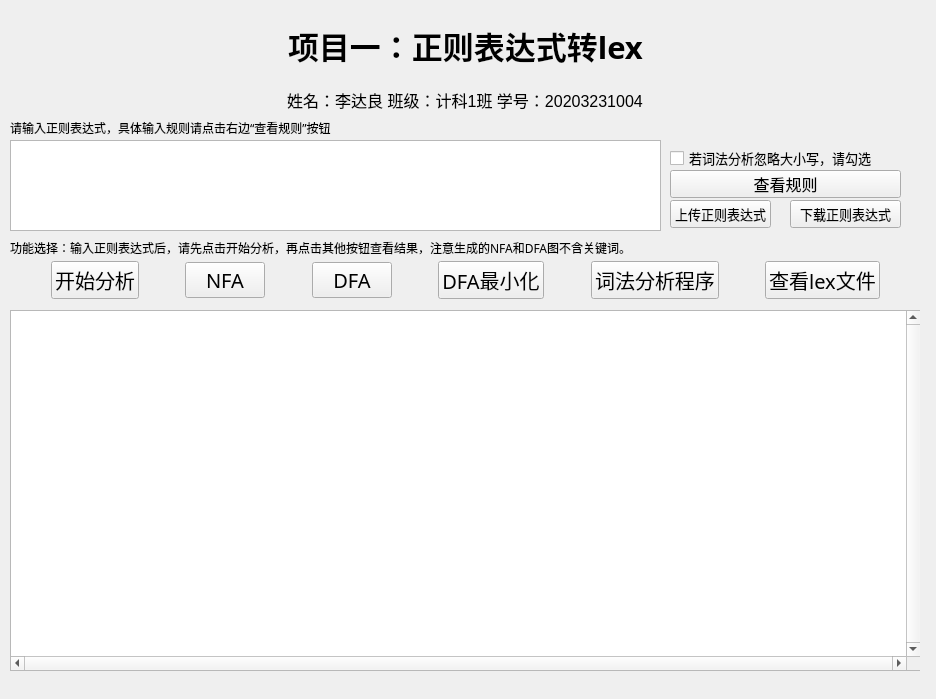
<?xml version="1.0" encoding="UTF-8"?>
<ui version="4.0">
 <class>Widget</class>
 <widget class="QWidget" name="Widget">
  <property name="geometry">
   <rect>
    <x>0</x>
    <y>0</y>
    <width>936</width>
    <height>699</height>
   </rect>
  </property>
  <property name="windowTitle">
   <string>项目1  author：李达良</string>
  </property>
  <widget class="QWidget" name="widget" native="true">
   <property name="geometry">
    <rect>
     <x>10</x>
     <y>10</y>
     <width>910</width>
     <height>661</height>
    </rect>
   </property>
   <property name="sizePolicy">
    <sizepolicy hsizetype="Preferred" vsizetype="Preferred">
     <horstretch>0</horstretch>
     <verstretch>0</verstretch>
    </sizepolicy>
   </property>
   <widget class="QWidget" name="widget_2" native="true">
    <property name="geometry">
     <rect>
      <x>0</x>
      <y>0</y>
      <width>911</width>
      <height>71</height>
     </rect>
    </property>
    <layout class="QHBoxLayout" name="horizontalLayout">
     <item>
      <spacer name="horizontalSpacer">
       <property name="orientation">
        <enum>Qt::Horizontal</enum>
       </property>
       <property name="sizeHint" stdset="0">
        <size>
         <width>226</width>
         <height>20</height>
        </size>
       </property>
      </spacer>
     </item>
     <item>
      <widget class="QLabel" name="label">
       <property name="font">
        <font>
         <family>微软雅黑</family>
         <pointsize>23</pointsize>
         <weight>75</weight>
         <bold>true</bold>
        </font>
       </property>
       <property name="text">
        <string>项目一：正则表达式转lex</string>
       </property>
      </widget>
     </item>
     <item>
      <spacer name="horizontalSpacer_2">
       <property name="orientation">
        <enum>Qt::Horizontal</enum>
       </property>
       <property name="sizeHint" stdset="0">
        <size>
         <width>225</width>
         <height>20</height>
        </size>
       </property>
      </spacer>
     </item>
    </layout>
   </widget>
   <widget class="QPlainTextEdit" name="plainTextEdit">
    <property name="geometry">
     <rect>
      <x>0</x>
      <y>300</y>
      <width>911</width>
      <height>361</height>
     </rect>
    </property>
    <property name="verticalScrollBarPolicy">
     <enum>Qt::ScrollBarAlwaysOn</enum>
    </property>
    <property name="horizontalScrollBarPolicy">
     <enum>Qt::ScrollBarAlwaysOn</enum>
    </property>
    <property name="sizeAdjustPolicy">
     <enum>QAbstractScrollArea::AdjustToContents</enum>
    </property>
    <property name="documentTitle">
     <string/>
    </property>
    <property name="readOnly">
     <bool>true</bool>
    </property>
    <property name="placeholderText">
     <string>此处将会显示结果</string>
    </property>
   </widget>
   <widget class="QWidget" name="widget_3" native="true">
    <property name="geometry">
     <rect>
      <x>0</x>
      <y>240</y>
      <width>911</width>
      <height>61</height>
     </rect>
    </property>
    <layout class="QHBoxLayout" name="horizontalLayout_2">
     <item>
      <spacer name="horizontalSpacer_3">
       <property name="orientation">
        <enum>Qt::Horizontal</enum>
       </property>
       <property name="sizeHint" stdset="0">
        <size>
         <width>148</width>
         <height>20</height>
        </size>
       </property>
      </spacer>
     </item>
     <item>
      <widget class="QPushButton" name="pushButton">
       <property name="font">
        <font>
         <family>微软雅黑</family>
         <pointsize>15</pointsize>
        </font>
       </property>
       <property name="text">
        <string>开始分析</string>
       </property>
      </widget>
     </item>
     <item>
      <spacer name="horizontalSpacer_4">
       <property name="orientation">
        <enum>Qt::Horizontal</enum>
       </property>
       <property name="sizeHint" stdset="0">
        <size>
         <width>148</width>
         <height>20</height>
        </size>
       </property>
      </spacer>
     </item>
     <item>
      <widget class="QPushButton" name="pushButton_4">
       <property name="font">
        <font>
         <family>微软雅黑</family>
         <pointsize>15</pointsize>
        </font>
       </property>
       <property name="text">
        <string>NFA</string>
       </property>
      </widget>
     </item>
     <item>
      <spacer name="horizontalSpacer_9">
       <property name="orientation">
        <enum>Qt::Horizontal</enum>
       </property>
       <property name="sizeHint" stdset="0">
        <size>
         <width>148</width>
         <height>20</height>
        </size>
       </property>
      </spacer>
     </item>
     <item>
      <widget class="QPushButton" name="pushButton_3">
       <property name="font">
        <font>
         <family>微软雅黑</family>
         <pointsize>15</pointsize>
        </font>
       </property>
       <property name="text">
        <string>DFA</string>
       </property>
      </widget>
     </item>
     <item>
      <spacer name="horizontalSpacer_8">
       <property name="orientation">
        <enum>Qt::Horizontal</enum>
       </property>
       <property name="sizeHint" stdset="0">
        <size>
         <width>148</width>
         <height>20</height>
        </size>
       </property>
      </spacer>
     </item>
     <item>
      <widget class="QPushButton" name="pushButton_5">
       <property name="font">
        <font>
         <family>微软雅黑</family>
         <pointsize>15</pointsize>
        </font>
       </property>
       <property name="text">
        <string>DFA最小化</string>
       </property>
      </widget>
     </item>
     <item>
      <spacer name="horizontalSpacer_10">
       <property name="orientation">
        <enum>Qt::Horizontal</enum>
       </property>
       <property name="sizeHint" stdset="0">
        <size>
         <width>148</width>
         <height>20</height>
        </size>
       </property>
      </spacer>
     </item>
     <item>
      <widget class="QPushButton" name="pushButton_2">
       <property name="font">
        <font>
         <family>微软雅黑</family>
         <pointsize>15</pointsize>
        </font>
       </property>
       <property name="text">
        <string>词法分析程序</string>
       </property>
      </widget>
     </item>
     <item>
      <spacer name="horizontalSpacer_11">
       <property name="orientation">
        <enum>Qt::Horizontal</enum>
       </property>
       <property name="sizeHint" stdset="0">
        <size>
         <width>148</width>
         <height>20</height>
        </size>
       </property>
      </spacer>
     </item>
     <item>
      <widget class="QPushButton" name="pushButton_8">
       <property name="font">
        <font>
         <family>微软雅黑</family>
         <pointsize>15</pointsize>
        </font>
       </property>
       <property name="text">
        <string>查看lex文件</string>
       </property>
      </widget>
     </item>
     <item>
      <spacer name="horizontalSpacer_5">
       <property name="orientation">
        <enum>Qt::Horizontal</enum>
       </property>
       <property name="sizeHint" stdset="0">
        <size>
         <width>148</width>
         <height>20</height>
        </size>
       </property>
      </spacer>
     </item>
    </layout>
   </widget>
   <widget class="QWidget" name="widget_4" native="true">
    <property name="geometry">
     <rect>
      <x>-1</x>
      <y>69</y>
      <width>911</width>
      <height>41</height>
     </rect>
    </property>
    <layout class="QHBoxLayout" name="horizontalLayout_3">
     <item>
      <spacer name="horizontalSpacer_6">
       <property name="orientation">
        <enum>Qt::Horizontal</enum>
       </property>
       <property name="sizeHint" stdset="0">
        <size>
         <width>182</width>
         <height>20</height>
        </size>
       </property>
      </spacer>
     </item>
     <item>
      <widget class="QLabel" name="label_2">
       <property name="font">
        <font>
         <pointsize>12</pointsize>
        </font>
       </property>
       <property name="layoutDirection">
        <enum>Qt::LeftToRight</enum>
       </property>
       <property name="text">
        <string>姓名：李达良 班级：计科1班 学号：20203231004</string>
       </property>
       <property name="alignment">
        <set>Qt::AlignCenter</set>
       </property>
      </widget>
     </item>
     <item>
      <spacer name="horizontalSpacer_7">
       <property name="orientation">
        <enum>Qt::Horizontal</enum>
       </property>
       <property name="sizeHint" stdset="0">
        <size>
         <width>181</width>
         <height>20</height>
        </size>
       </property>
      </spacer>
     </item>
    </layout>
   </widget>
   <widget class="QLabel" name="label_3">
    <property name="geometry">
     <rect>
      <x>0</x>
      <y>230</y>
      <width>911</width>
      <height>16</height>
     </rect>
    </property>
    <property name="font">
     <font>
      <family>微软雅黑</family>
     </font>
    </property>
    <property name="text">
     <string>功能选择：输入正则表达式后，请先点击开始分析，再点击其他按钮查看结果，注意生成的NFA和DFA图不含关键词。</string>
    </property>
   </widget>
   <widget class="QLabel" name="label_4">
    <property name="geometry">
     <rect>
      <x>0</x>
      <y>110</y>
      <width>421</width>
      <height>16</height>
     </rect>
    </property>
    <property name="font">
     <font>
      <family>微软雅黑</family>
     </font>
    </property>
    <property name="text">
     <string>请输入正则表达式，具体输入规则请点击右边“查看规则”按钮</string>
    </property>
   </widget>
   <widget class="QTableWidget" name="tableWidget">
    <property name="geometry">
     <rect>
      <x>0</x>
      <y>300</y>
      <width>911</width>
      <height>361</height>
     </rect>
    </property>
    <property name="verticalScrollBarPolicy">
     <enum>Qt::ScrollBarAlwaysOn</enum>
    </property>
    <property name="horizontalScrollBarPolicy">
     <enum>Qt::ScrollBarAlwaysOn</enum>
    </property>
    <property name="sizeAdjustPolicy">
     <enum>QAbstractScrollArea::AdjustToContents</enum>
    </property>
   </widget>
   <widget class="QPushButton" name="pushButton_6">
    <property name="geometry">
     <rect>
      <x>660</x>
      <y>190</y>
      <width>101</width>
      <height>28</height>
     </rect>
    </property>
    <property name="font">
     <font>
      <family>微软雅黑</family>
      <pointsize>10</pointsize>
     </font>
    </property>
    <property name="text">
     <string>上传正则表达式</string>
    </property>
   </widget>
   <widget class="QPushButton" name="pushButton_7">
    <property name="geometry">
     <rect>
      <x>780</x>
      <y>190</y>
      <width>111</width>
      <height>28</height>
     </rect>
    </property>
    <property name="font">
     <font>
      <family>微软雅黑</family>
      <pointsize>10</pointsize>
     </font>
    </property>
    <property name="text">
     <string>下载正则表达式</string>
    </property>
   </widget>
   <widget class="QPlainTextEdit" name="plainTextEdit_2">
    <property name="geometry">
     <rect>
      <x>0</x>
      <y>130</y>
      <width>651</width>
      <height>91</height>
     </rect>
    </property>
    <property name="font">
     <font>
      <family>微软雅黑</family>
      <pointsize>10</pointsize>
     </font>
    </property>
    <property name="toolTip">
     <string>&lt;html&gt;&lt;head/&gt;&lt;body&gt;&lt;p&gt;&lt;br/&gt;&lt;/p&gt;&lt;/body&gt;&lt;/html&gt;</string>
    </property>
    <property name="plainText">
     <string/>
    </property>
    <property name="placeholderText">
     <string/>
    </property>
   </widget>
   <widget class="QPushButton" name="pushButton_9">
    <property name="geometry">
     <rect>
      <x>660</x>
      <y>160</y>
      <width>231</width>
      <height>28</height>
     </rect>
    </property>
    <property name="font">
     <font>
      <family>微软雅黑</family>
      <pointsize>12</pointsize>
     </font>
    </property>
    <property name="text">
     <string>查看规则</string>
    </property>
   </widget>
   <widget class="QCheckBox" name="checkBox">
    <property name="geometry">
     <rect>
      <x>660</x>
      <y>140</y>
      <width>221</width>
      <height>16</height>
     </rect>
    </property>
    <property name="font">
     <font>
      <family>微软雅黑</family>
      <pointsize>10</pointsize>
     </font>
    </property>
    <property name="text">
     <string>若词法分析忽略大小写，请勾选</string>
    </property>
    <property name="tristate">
     <bool>false</bool>
    </property>
   </widget>
  </widget>
 </widget>
 <resources/>
 <connections/>
</ui>
